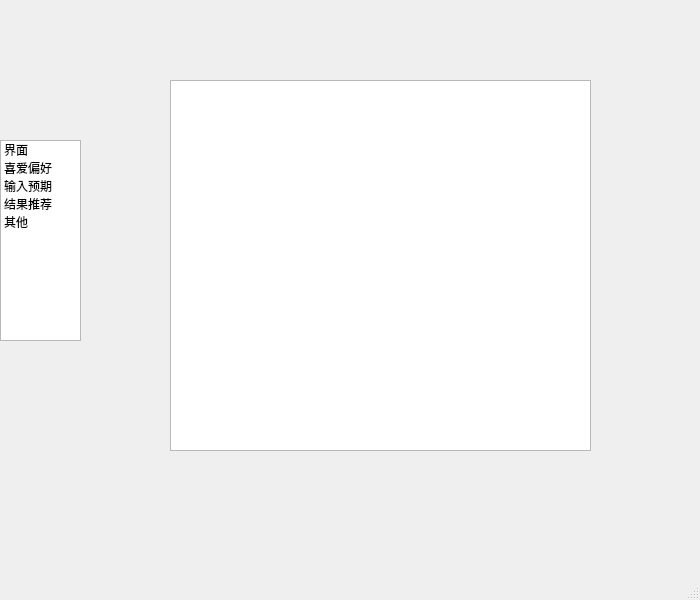
<?xml version="1.0" encoding="UTF-8"?>
<ui version="4.0">
 <class>MainWindow</class>
 <widget class="QMainWindow" name="MainWindow">
  <property name="geometry">
   <rect>
    <x>0</x>
    <y>0</y>
    <width>700</width>
    <height>600</height>
   </rect>
  </property>
  <property name="sizePolicy">
   <sizepolicy hsizetype="Fixed" vsizetype="Fixed">
    <horstretch>0</horstretch>
    <verstretch>0</verstretch>
   </sizepolicy>
  </property>
  <property name="acceptDrops">
   <bool>false</bool>
  </property>
  <property name="windowTitle">
   <string>MainWindow</string>
  </property>
  <widget class="QWidget" name="centralwidget">
   <widget class="QWidget" name="widget_top" native="true">
    <property name="geometry">
     <rect>
      <x>0</x>
      <y>0</y>
      <width>700</width>
      <height>20</height>
     </rect>
    </property>
    <property name="styleSheet">
     <string notr="true">QWidget#widget_top{background:rgb(0, 170, 255)}
color: rgb(0, 170, 255);</string>
    </property>
    <widget class="QWidget" name="verticalLayoutWidget_2">
     <property name="geometry">
      <rect>
       <x>0</x>
       <y>0</y>
       <width>2</width>
       <height>2</height>
      </rect>
     </property>
     <layout class="QVBoxLayout" name="verticalLayout_3">
      <property name="sizeConstraint">
       <enum>QLayout::SetFixedSize</enum>
      </property>
     </layout>
    </widget>
   </widget>
   <widget class="QStackedWidget" name="stackedWidget">
    <property name="geometry">
     <rect>
      <x>90</x>
      <y>30</y>
      <width>610</width>
      <height>520</height>
     </rect>
    </property>
    <property name="acceptDrops">
     <bool>true</bool>
    </property>
    <property name="autoFillBackground">
     <bool>false</bool>
    </property>
    <property name="currentIndex">
     <number>3</number>
    </property>
    <widget class="QWidget" name="page_0">
     <widget class="QLabel" name="title_label">
      <property name="geometry">
       <rect>
        <x>70</x>
        <y>20</y>
        <width>144</width>
        <height>16</height>
       </rect>
      </property>
      <property name="styleSheet">
       <string notr="true">font: 63 9pt &quot;Segoe UI Semibold&quot;;</string>
      </property>
      <property name="text">
       <string>&lt;html&gt;&lt;head/&gt;&lt;body&gt;&lt;p&gt;&lt;span style=&quot; font-size:11pt; font-weight:600; font-style:italic; color:#55aaff;&quot;&gt;Welcome to CBR programme&lt;/span&gt;&lt;/p&gt;&lt;/body&gt;&lt;/html&gt;</string>
      </property>
     </widget>
    </widget>
    <widget class="QWidget" name="page_1">
     <widget class="QRadioButton" name="my_radioButton_3">
      <property name="geometry">
       <rect>
        <x>160</x>
        <y>130</y>
        <width>111</width>
        <height>21</height>
       </rect>
      </property>
      <property name="text">
       <string>RadioButton</string>
      </property>
     </widget>
     <widget class="QLabel" name="label_4">
      <property name="geometry">
       <rect>
        <x>70</x>
        <y>130</y>
        <width>79</width>
        <height>16</height>
       </rect>
      </property>
      <property name="text">
       <string>Coagulability</string>
      </property>
     </widget>
     <widget class="QRadioButton" name="my_radioButton_7">
      <property name="geometry">
       <rect>
        <x>160</x>
        <y>268</y>
        <width>100</width>
        <height>20</height>
       </rect>
      </property>
      <property name="text">
       <string>RadioButton</string>
      </property>
     </widget>
     <widget class="QLabel" name="label_1">
      <property name="geometry">
       <rect>
        <x>71</x>
        <y>73</y>
        <width>46</width>
        <height>16</height>
       </rect>
      </property>
      <property name="text">
       <string>U value</string>
      </property>
     </widget>
     <widget class="QLabel" name="question_label_0">
      <property name="geometry">
       <rect>
        <x>71</x>
        <y>39</y>
        <width>511</width>
        <height>31</height>
       </rect>
      </property>
      <property name="styleSheet">
       <string notr="true">font: 63 9pt &quot;Segoe UI Semibold&quot;;</string>
      </property>
      <property name="text">
       <string>&lt;html&gt;&lt;head/&gt;&lt;body&gt;&lt;p&gt;&lt;span style=&quot; font-size:14pt;&quot;&gt;Which of the following attributes do you think is the most important?&lt;/span&gt;&lt;/p&gt;&lt;/body&gt;&lt;/html&gt;</string>
      </property>
     </widget>
     <widget class="QRadioButton" name="my_radioButton_0">
      <property name="geometry">
       <rect>
        <x>160</x>
        <y>70</y>
        <width>100</width>
        <height>20</height>
       </rect>
      </property>
      <property name="text">
       <string>RadioButton</string>
      </property>
     </widget>
     <widget class="QLabel" name="label_7">
      <property name="geometry">
       <rect>
        <x>75</x>
        <y>246</y>
        <width>59</width>
        <height>16</height>
       </rect>
      </property>
      <property name="text">
       <string>Insulation</string>
      </property>
     </widget>
     <widget class="QLabel" name="label_9">
      <property name="geometry">
       <rect>
        <x>71</x>
        <y>329</y>
        <width>46</width>
        <height>16</height>
       </rect>
      </property>
      <property name="text">
       <string>U value</string>
      </property>
     </widget>
     <widget class="QLabel" name="question_label_2">
      <property name="geometry">
       <rect>
        <x>71</x>
        <y>310</y>
        <width>491</width>
        <height>16</height>
       </rect>
      </property>
      <property name="styleSheet">
       <string notr="true">font: 63 9pt &quot;Segoe UI Semibold&quot;;</string>
      </property>
      <property name="text">
       <string>&lt;html&gt;&lt;head/&gt;&lt;body&gt;&lt;p&gt;&lt;span style=&quot; font-size:14pt;&quot;&gt;Which of the following attributes do you think is the third important?&lt;/span&gt;&lt;/p&gt;&lt;/body&gt;&lt;/html&gt;</string>
      </property>
     </widget>
     <widget class="QLabel" name="label_2">
      <property name="geometry">
       <rect>
        <x>70</x>
        <y>90</y>
        <width>68</width>
        <height>16</height>
       </rect>
      </property>
      <property name="text">
       <string>Complexity</string>
      </property>
     </widget>
     <widget class="QRadioButton" name="my_radioButton_1">
      <property name="geometry">
       <rect>
        <x>160</x>
        <y>90</y>
        <width>100</width>
        <height>20</height>
       </rect>
      </property>
      <property name="text">
       <string>RadioButton</string>
      </property>
     </widget>
     <widget class="QLabel" name="question_label_1">
      <property name="geometry">
       <rect>
        <x>75</x>
        <y>179</y>
        <width>501</width>
        <height>16</height>
       </rect>
      </property>
      <property name="styleSheet">
       <string notr="true">font: 63 9pt &quot;Segoe UI Semibold&quot;;</string>
      </property>
      <property name="text">
       <string>&lt;html&gt;&lt;head/&gt;&lt;body&gt;&lt;p&gt;&lt;span style=&quot; font-size:14pt;&quot;&gt;Which of the following attributes do you think is the second important?&lt;/span&gt;&lt;/p&gt;&lt;/body&gt;&lt;/html&gt;</string>
      </property>
     </widget>
     <widget class="QLabel" name="label_3">
      <property name="geometry">
       <rect>
        <x>70</x>
        <y>110</y>
        <width>59</width>
        <height>16</height>
       </rect>
      </property>
      <property name="text">
       <string>Insulation</string>
      </property>
     </widget>
     <widget class="QLabel" name="label_6">
      <property name="geometry">
       <rect>
        <x>75</x>
        <y>222</y>
        <width>68</width>
        <height>16</height>
       </rect>
      </property>
      <property name="text">
       <string>Complexity</string>
      </property>
     </widget>
     <widget class="QRadioButton" name="my_radioButton_5">
      <property name="geometry">
       <rect>
        <x>160</x>
        <y>220</y>
        <width>100</width>
        <height>20</height>
       </rect>
      </property>
      <property name="text">
       <string>RadioButton</string>
      </property>
     </widget>
     <widget class="QRadioButton" name="my_radioButton_4">
      <property name="geometry">
       <rect>
        <x>160</x>
        <y>196</y>
        <width>100</width>
        <height>20</height>
       </rect>
      </property>
      <property name="text">
       <string>RadioButton</string>
      </property>
     </widget>
     <widget class="QRadioButton" name="my_radioButton_2">
      <property name="geometry">
       <rect>
        <x>160</x>
        <y>110</y>
        <width>100</width>
        <height>20</height>
       </rect>
      </property>
      <property name="text">
       <string>RadioButton</string>
      </property>
     </widget>
     <widget class="QLabel" name="label_8">
      <property name="geometry">
       <rect>
        <x>75</x>
        <y>270</y>
        <width>79</width>
        <height>16</height>
       </rect>
      </property>
      <property name="text">
       <string>Coagulability</string>
      </property>
     </widget>
     <widget class="QRadioButton" name="my_radioButton_6">
      <property name="geometry">
       <rect>
        <x>160</x>
        <y>244</y>
        <width>100</width>
        <height>20</height>
       </rect>
      </property>
      <property name="text">
       <string>RadioButton</string>
      </property>
     </widget>
     <widget class="QLabel" name="label_11">
      <property name="geometry">
       <rect>
        <x>71</x>
        <y>377</y>
        <width>59</width>
        <height>16</height>
       </rect>
      </property>
      <property name="text">
       <string>Insulation</string>
      </property>
     </widget>
     <widget class="QRadioButton" name="my_radioButton_9">
      <property name="geometry">
       <rect>
        <x>156</x>
        <y>351</y>
        <width>100</width>
        <height>20</height>
       </rect>
      </property>
      <property name="text">
       <string>RadioButton</string>
      </property>
     </widget>
     <widget class="QLabel" name="label_10">
      <property name="geometry">
       <rect>
        <x>71</x>
        <y>353</y>
        <width>68</width>
        <height>16</height>
       </rect>
      </property>
      <property name="text">
       <string>Complexity</string>
      </property>
     </widget>
     <widget class="QRadioButton" name="my_radioButton_8">
      <property name="geometry">
       <rect>
        <x>156</x>
        <y>327</y>
        <width>100</width>
        <height>20</height>
       </rect>
      </property>
      <property name="text">
       <string>RadioButton</string>
      </property>
     </widget>
     <widget class="QLabel" name="label_5">
      <property name="geometry">
       <rect>
        <x>75</x>
        <y>198</y>
        <width>46</width>
        <height>16</height>
       </rect>
      </property>
      <property name="text">
       <string>U value</string>
      </property>
     </widget>
     <widget class="QRadioButton" name="my_radioButton_11">
      <property name="geometry">
       <rect>
        <x>156</x>
        <y>399</y>
        <width>100</width>
        <height>20</height>
       </rect>
      </property>
      <property name="text">
       <string>RadioButton</string>
      </property>
     </widget>
     <widget class="QLabel" name="label_12">
      <property name="geometry">
       <rect>
        <x>71</x>
        <y>401</y>
        <width>79</width>
        <height>16</height>
       </rect>
      </property>
      <property name="text">
       <string>Coagulability</string>
      </property>
     </widget>
     <widget class="QRadioButton" name="my_radioButton_10">
      <property name="geometry">
       <rect>
        <x>156</x>
        <y>375</y>
        <width>100</width>
        <height>20</height>
       </rect>
      </property>
      <property name="text">
       <string>RadioButton</string>
      </property>
     </widget>
    </widget>
    <widget class="QWidget" name="page_2">
     <widget class="QWidget" name="horizontalLayoutWidget">
      <property name="geometry">
       <rect>
        <x>190</x>
        <y>430</y>
        <width>211</width>
        <height>41</height>
       </rect>
      </property>
      <layout class="QHBoxLayout" name="horizontalLayout">
       <item>
        <widget class="QPushButton" name="pushButton_6">
         <property name="text">
          <string>execute</string>
         </property>
        </widget>
       </item>
       <item>
        <spacer name="horizontalSpacer">
         <property name="orientation">
          <enum>Qt::Horizontal</enum>
         </property>
         <property name="sizeType">
          <enum>QSizePolicy::Expanding</enum>
         </property>
         <property name="sizeHint" stdset="0">
          <size>
           <width>40</width>
           <height>20</height>
          </size>
         </property>
        </spacer>
       </item>
       <item>
        <widget class="QPushButton" name="pushButton_5">
         <property name="text">
          <string>add</string>
         </property>
        </widget>
       </item>
      </layout>
     </widget>
     <widget class="QWidget" name="layoutWidget">
      <property name="geometry">
       <rect>
        <x>180</x>
        <y>20</y>
        <width>261</width>
        <height>191</height>
       </rect>
      </property>
      <layout class="QVBoxLayout" name="verticalLayout">
       <item>
        <widget class="QSplitter" name="splitter">
         <property name="orientation">
          <enum>Qt::Horizontal</enum>
         </property>
         <widget class="QLabel" name="input_label_0">
          <property name="text">
           <string>Case Name           </string>
          </property>
         </widget>
         <widget class="QLineEdit" name="lineEdit"/>
        </widget>
       </item>
       <item>
        <widget class="QSplitter" name="splitter_2">
         <property name="orientation">
          <enum>Qt::Horizontal</enum>
         </property>
         <widget class="QLabel" name="input_label_1">
          <property name="text">
           <string>U value             </string>
          </property>
         </widget>
         <widget class="QLineEdit" name="lineEdit_3"/>
        </widget>
       </item>
       <item>
        <widget class="QSplitter" name="splitter_3">
         <property name="orientation">
          <enum>Qt::Horizontal</enum>
         </property>
         <widget class="QLabel" name="input_label_2">
          <property name="text">
           <string>Complexity          </string>
          </property>
         </widget>
         <widget class="QComboBox" name="comboBox_2">
          <item>
           <property name="text">
            <string>very low</string>
           </property>
          </item>
          <item>
           <property name="text">
            <string>low</string>
           </property>
          </item>
          <item>
           <property name="text">
            <string>medium</string>
           </property>
          </item>
          <item>
           <property name="text">
            <string>high</string>
           </property>
          </item>
          <item>
           <property name="text">
            <string>very high</string>
           </property>
          </item>
         </widget>
        </widget>
       </item>
       <item>
        <widget class="QSplitter" name="splitter_4">
         <property name="orientation">
          <enum>Qt::Horizontal</enum>
         </property>
         <widget class="QLabel" name="input_label_3">
          <property name="text">
           <string>Insulation          </string>
          </property>
         </widget>
         <widget class="QComboBox" name="comboBox_1">
          <item>
           <property name="text">
            <string>very low</string>
           </property>
          </item>
          <item>
           <property name="text">
            <string>low</string>
           </property>
          </item>
          <item>
           <property name="text">
            <string>medium</string>
           </property>
          </item>
          <item>
           <property name="text">
            <string>high</string>
           </property>
          </item>
          <item>
           <property name="text">
            <string>very high</string>
           </property>
          </item>
         </widget>
        </widget>
       </item>
       <item>
        <widget class="QSplitter" name="splitter_5">
         <property name="orientation">
          <enum>Qt::Horizontal</enum>
         </property>
         <widget class="QLabel" name="input_label_4">
          <property name="text">
           <string>Coagulability       </string>
          </property>
         </widget>
         <widget class="QComboBox" name="comboBox_3">
          <item>
           <property name="text">
            <string>very low</string>
           </property>
          </item>
          <item>
           <property name="text">
            <string>low</string>
           </property>
          </item>
          <item>
           <property name="text">
            <string>medium</string>
           </property>
          </item>
          <item>
           <property name="text">
            <string>high</string>
           </property>
          </item>
          <item>
           <property name="text">
            <string>very high</string>
           </property>
          </item>
         </widget>
        </widget>
       </item>
      </layout>
     </widget>
    </widget>
    <widget class="QWidget" name="page_3">
     <widget class="QListView" name="listView_1">
      <property name="geometry">
       <rect>
        <x>80</x>
        <y>50</y>
        <width>421</width>
        <height>371</height>
       </rect>
      </property>
     </widget>
    </widget>
   </widget>
   <widget class="QListWidget" name="listWidget_0">
    <property name="geometry">
     <rect>
      <x>0</x>
      <y>140</y>
      <width>81</width>
      <height>201</height>
     </rect>
    </property>
    <property name="styleSheet">
     <string notr="true"/>
    </property>
    <item>
     <property name="text">
      <string>界面</string>
     </property>
    </item>
    <item>
     <property name="text">
      <string>喜爱偏好</string>
     </property>
    </item>
    <item>
     <property name="text">
      <string>输入预期</string>
     </property>
    </item>
    <item>
     <property name="text">
      <string>结果推荐</string>
     </property>
    </item>
    <item>
     <property name="text">
      <string>其他</string>
     </property>
    </item>
   </widget>
  </widget>
  <widget class="QMenuBar" name="menubar">
   <property name="geometry">
    <rect>
     <x>0</x>
     <y>0</y>
     <width>700</width>
     <height>24</height>
    </rect>
   </property>
  </widget>
  <widget class="QStatusBar" name="statusbar"/>
 </widget>
 <resources/>
 <connections>
  <connection>
   <sender>listWidget_0</sender>
   <signal>currentRowChanged(int)</signal>
   <receiver>stackedWidget</receiver>
   <slot>setCurrentIndex(int)</slot>
   <hints>
    <hint type="sourcelabel">
     <x>80</x>
     <y>255</y>
    </hint>
    <hint type="destinationlabel">
     <x>150</x>
     <y>251</y>
    </hint>
   </hints>
  </connection>
 </connections>
</ui>
